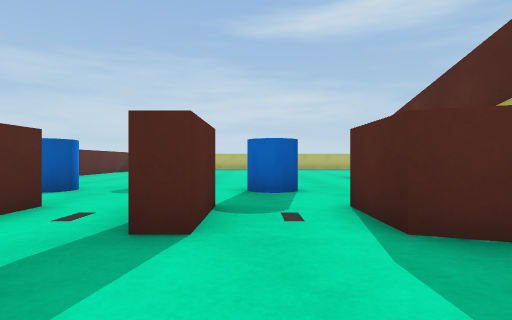
View 1 (above)

23 first-person views from a walk through a Unity game level. The camera is 0.6 m above the floor, looks level and sees 80° across. The floor is counted in squares, 1 m on a side. Each view is taken from the middle of a square. On the plan, view 1 faces up. The plan holds only what a view shows up to about 9 squares ahead; the rest is blank. The place goes on beyond the plan.

View 2
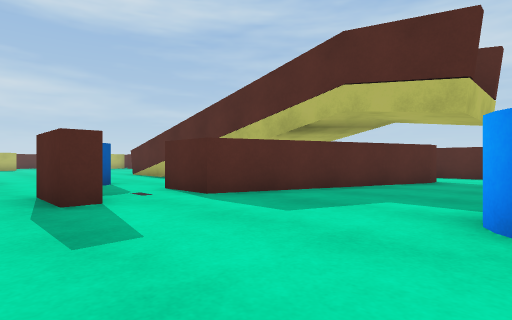

View 3
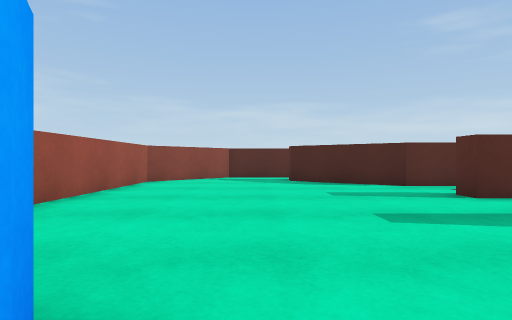

View 4
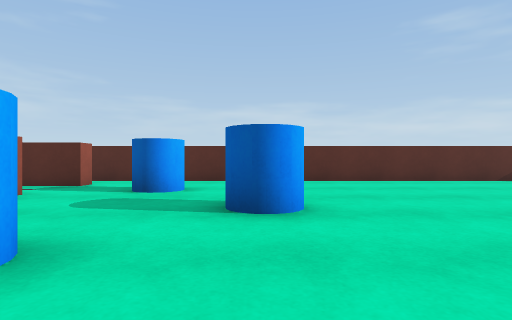

View 5
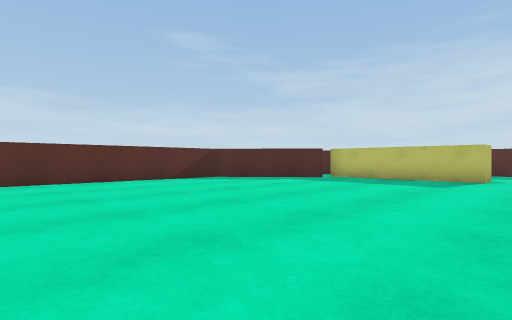

View 6
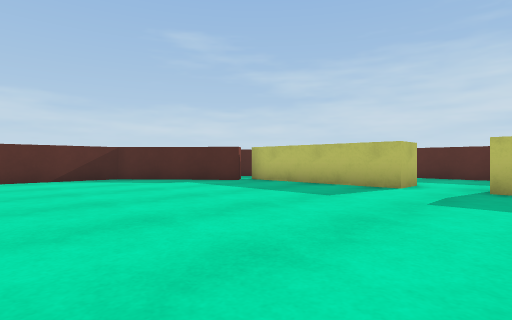

View 7
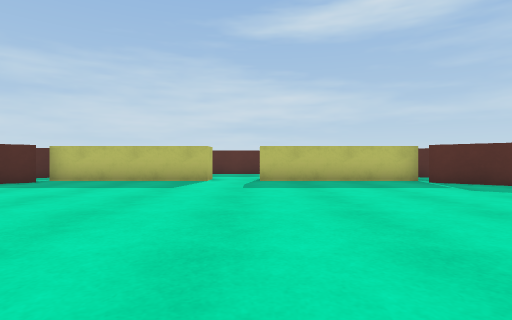

View 8
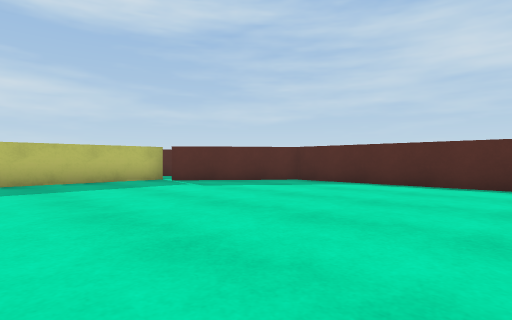

View 9
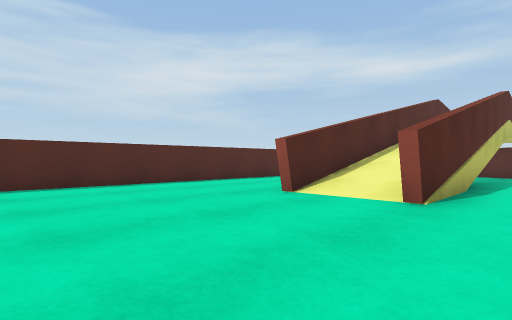

View 10
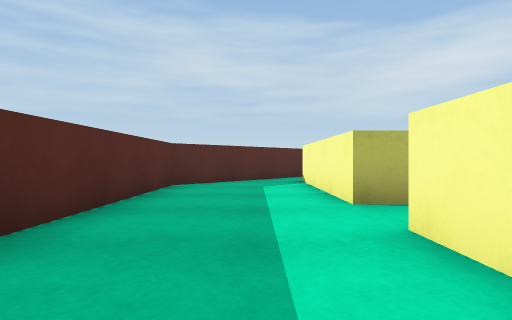

View 11
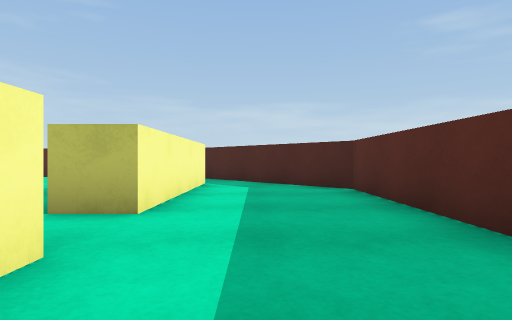

View 12
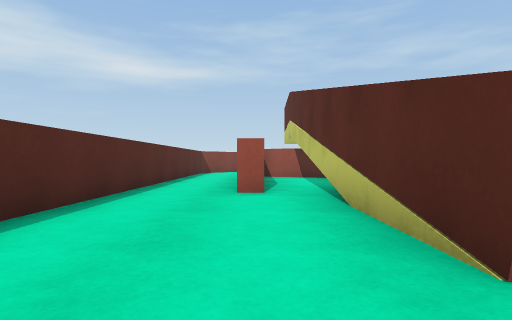

View 13
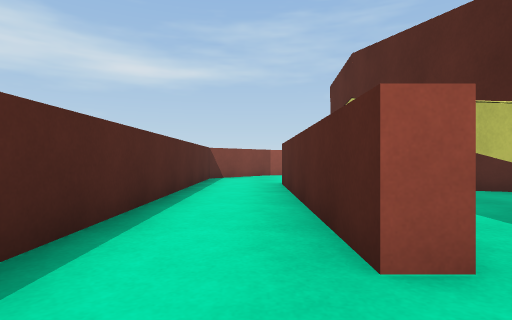

View 14
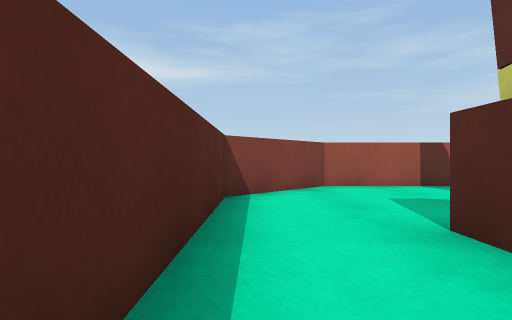

View 15
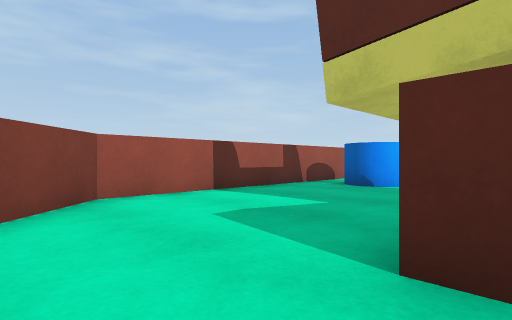

View 16
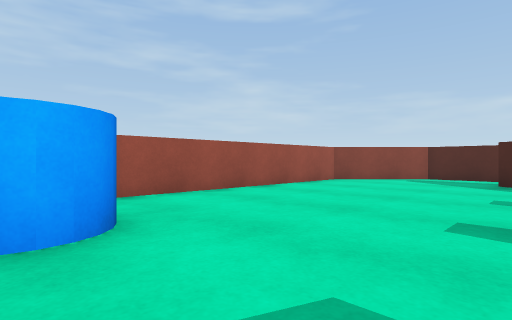

View 17
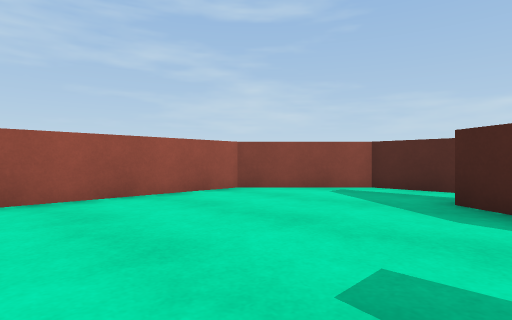

View 18
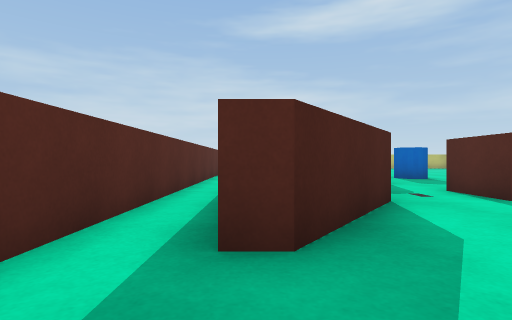

View 19
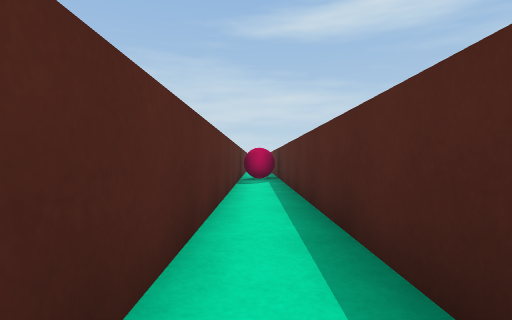

View 20
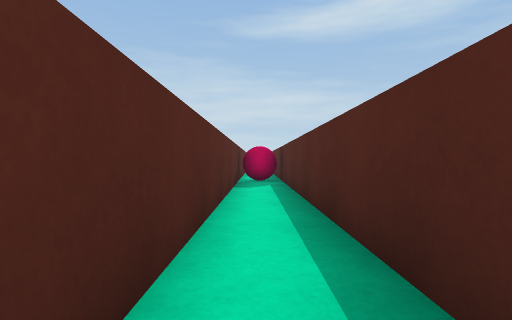

View 21
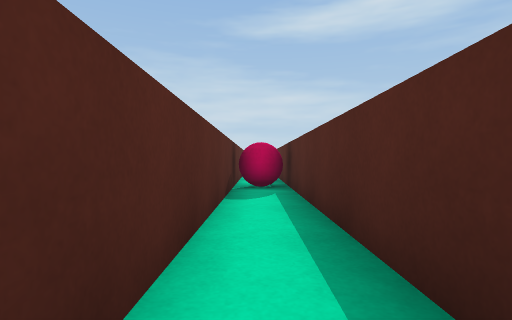

View 22
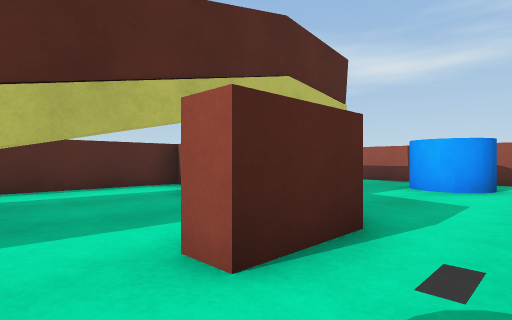

View 23
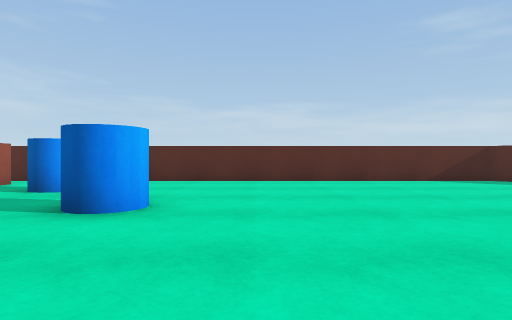

### Floor plan
Points are (right, up) in squares from view 1. A wall is a line through its corners. A room is listed if a view was taken in it or the views show most of it. See-through windows are left out.
Room 1 (views 1, 2, 3, 4, 5, 6, 7, 8, 9, 12, 13, 14, 15, 16, 17, 18, 19, 20, 21, 22, 23)
walls: (-0.5, 3.9) (-0.5, 2.5) (-1, 2.5) (-1, 3.9); (-2.8, 4) (-2.8, 2.5) (-3.3, 2.5) (-3.3, 4); (3.3, 3.8) (3.3, 10.8); (5.8, 10.6) (5.8, 3.9); (-5.5, 4) (-5, 4) (-5, 2.5) (-6.8, 0) (-7.2, 0); (6.8, 6.4) (7.3, 6.4) (7.3, 0.4) (6.9, 0.4) (1.2, 2.5) (1.2, 4) (1.8, 4); (-7.2, 3.9) (-7.2, 14.8); (-8.5, 14.6) (-8.5, -1.9) (-6.4, -4) (7.4, -4) (9.5, -1.9) (9.5, 16.2); (-6.3, 17.1) (-6.7, 16.7) (-6.7, 2.9); (-3.8, 19.2) (-4.5, 18.6); (0.6, 20.7) (0.6, 19.7) (-3.9, 19.7); (8, 18) (6.5, 19.2); (6.8, 19.7) (2.1, 19.7) (2.1, 20.7)
ways out: opening at (1.5, 20) to room 2; opening at (4, 3) to room 3; opening at (5, 10) to room 3
objects: ball (-8, 13); blue cylinder (-4, 6); blue cylinder (-2, 8); blue cylinder (0, 6) to (1, 6); blue cylinder (1, -3) to (2, -2)
Room 2 (views 10, 11)
walls: (2.1, 20.7) (6.5, 20.7); (-3.9, 20.7) (0.6, 20.7); (7, 22.2) (5.2, 24) (-2.3, 24) (-5, 21.3)
ways out: opening at (1.5, 20) to room 1; opening at (7, 21)
Room 3 (no view inside)
walls: (5.5, 5.8) (5.5, 10.8); (3.1, 2.3) (3.8, 2); (6.8, 0.9) (6.8, 4.5)
ways out: opening at (4, 3) to room 1; opening at (5, 10) to room 1

Positions as (right, up) in squares from view 1, and headings:
1: (0, 0), facing up
2: (-2, -2), facing up-right
3: (2, -1), facing left
4: (2, 8), facing left
5: (2, 10), facing up-left
6: (3, 13), facing up-left
7: (2, 11), facing up
8: (2, 11), facing up-right
9: (2, 15), facing down-right
10: (-2, 22), facing right
11: (4, 22), facing left
12: (7, 12), facing down
13: (8, 8), facing down
14: (9, 3), facing down
15: (9, 1), facing down-left
16: (2, 1), facing down-left
17: (-2, 1), facing down-left
18: (-7, -2), facing up
19: (-8, 3), facing up
20: (-8, 4), facing up
21: (-8, 6), facing up
22: (0, 5), facing down-right
23: (2, 10), facing left
